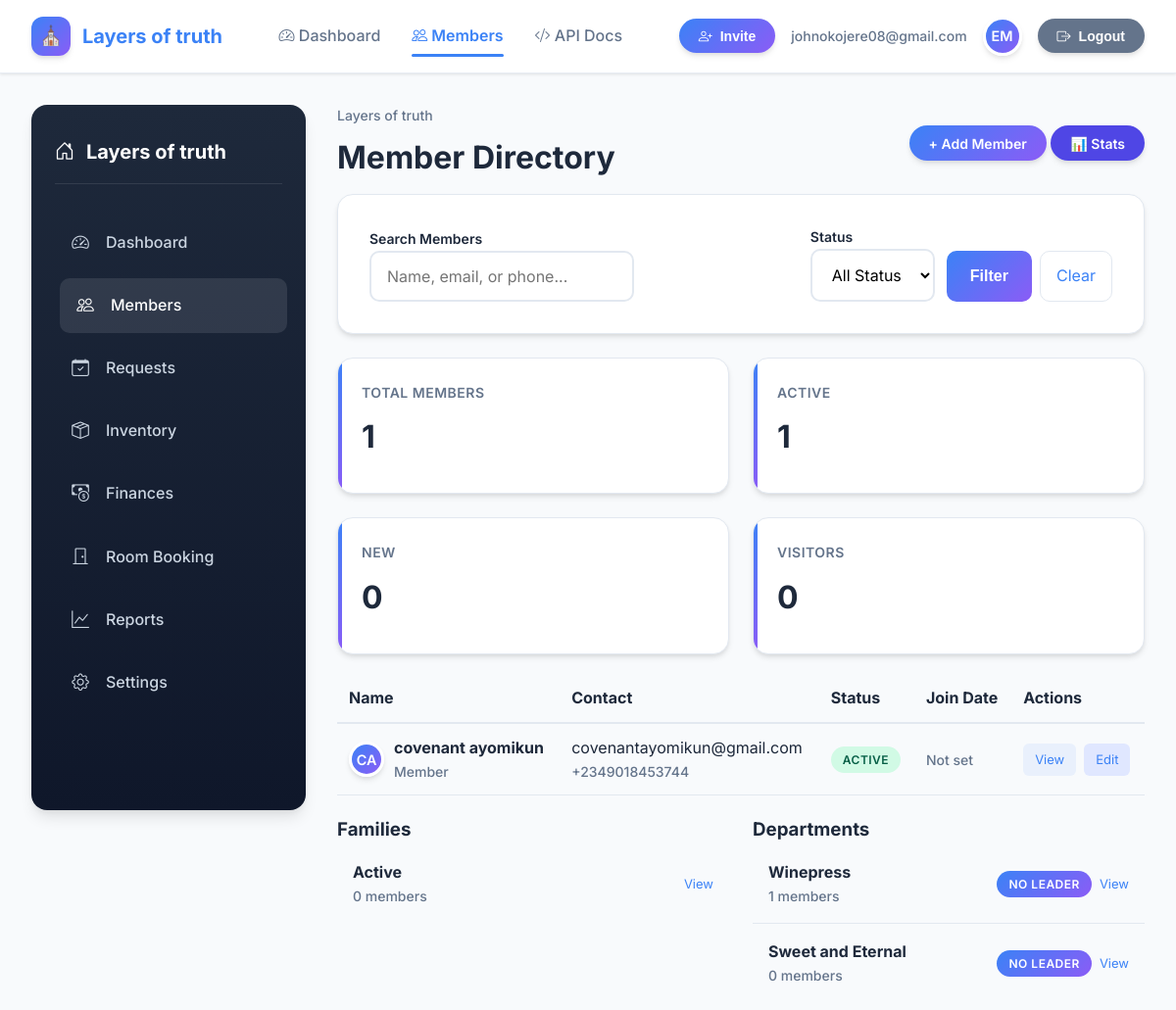
Page /member/members/ (signed in) on the earlier database version.
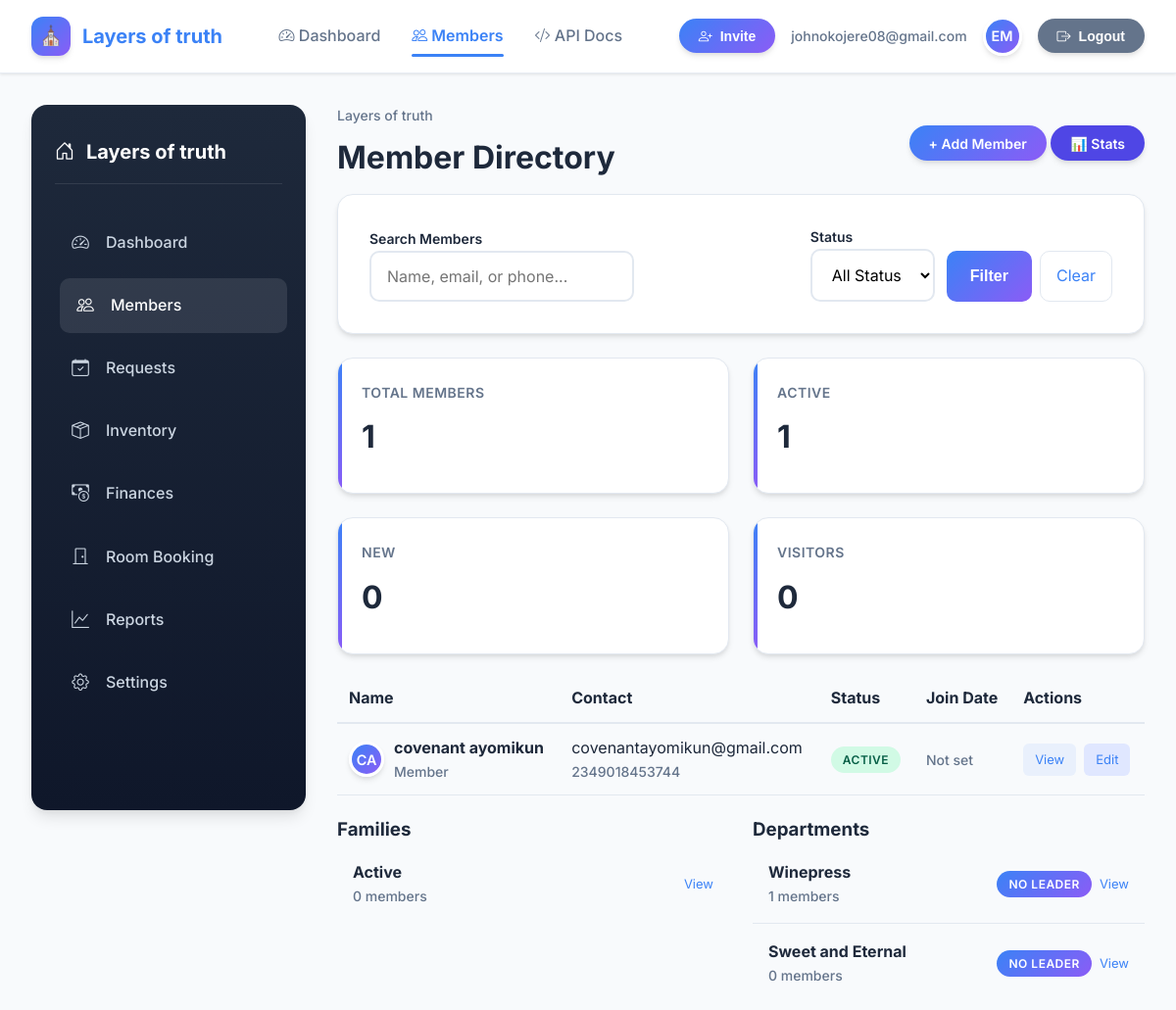
Same page on the later database version.
### member/models.py (models this page shows, shortened)
class Member(models.Model):
    id = models.UUIDField(primary_key=True, default=uuid.uuid4, editable=False)
    user = models.OneToOneField(
        settings.AUTH_USER_MODEL,
        on_delete=models.CASCADE,
        related_name="member_profile",
        null=True,
        blank=True,
    )
    organization = models.ForeignKey(
        "church.Organization", on_delete=models.CASCADE, related_name="members"
    )
    first_name = models.CharField(max_length=100)
    last_name = models.CharField(max_length=100)
    GENDER_CHOICES = [
        ("male", "Male"),
        ("female", "Female"),
        ("other", "Other"),
        ("prefer_not_to_say", "Prefer not to say"),
    ]
    gender = models.CharField(max_length=20, choices=GENDER_CHOICES, blank=True)
    date_of_birth = models.DateField(null=True, blank=True)
    photo = models.ImageField(upload_to="members/photos/", null=True, blank=True)
    phone = PhoneNumberField(blank=True)
    email = models.EmailField(blank=True)
    STATUS_CHOICES = [
        ("new", "New"),
        ("active", "Active"),
        ("inactive", "Inactive"),
        ("visitor", "Visitor"),
        ("transferred", "Transferred"),
        ("deceased", "Deceased"),
    ]
    status = models.CharField(max_length=20, choices=STATUS_CHOICES, default="new")
    campus = models.ForeignKey(
        "church.Campus",
        on_delete=models.SET_NULL,
        null=True,
        blank=True,
        related_name="members",
    )
    join_date = models.DateField(null=True, blank=True)
    family = models.ForeignKey(
        "church.Family",
        on_delete=models.SET_NULL,
        null=True,
        blank=True,
        related_name="members",
    )
    FAMILY_ROLE_CHOICES = [
        ("head", "Family Head"),
        ("spouse", "Spouse"),
        ("child", "Child"),
        ("parent", "Parent"),
        ("sibling", "Sibling"),
        ("other", "Other"),
    ]
    family_role = models.CharField(max_length=20, choices=FAMILY_ROLE_CHOICES, blank=True)
    spouse = models.OneToOneField(
        "self",
        on_delete=models.SET_NULL,
        null=True,
        blank=True,
        related_name="married_to",
    )
    address = models.TextField(blank=True)
    MARITAL_STATUS_CHOICES = [
        ("single", "Single"),
        ("married", "Married"),
        ("divorced", "Divorced"),
        ("widowed", "Widowed"),
        ("separated", "Separated"),
    ]
    marital_status = models.CharField(max_length=20, choices=MARITAL_STATUS_CHOICES, blank=True)
    occupation = models.CharField(max_length=200, blank=True)
    BLOOD_TYPE_CHOICES = [
        ("a_positive", "A+"),
        ("a_negative", "A-"),
        ("b_positive", "B+"),
        ("b_negative", "B-"),
        ("ab_positive", "AB+"),
        ("ab_negative", "AB-"),
        ("o_positive", "O+"),
        ("o_negative", "O-"),
        ("unknown", "Unknown"),
    ]
    blood_type = models.CharField(max_length=20, choices=BLOOD_TYPE_CHOICES, blank=True)
    next_of_kin_name = models.CharField(max_length=200, blank=True, null=True)
    next_of_kin_phone = PhoneNumberField(blank=True, null=True)
    next_of_kin_relationship = models.CharField(max_length=100, blank=True, null=True)
    residential_country = models.CharField(max_length=100, blank=True, null=True)
    residential_state = models.CharField(max_length=100, blank=True, null=True)
    residential_city = models.CharField(max_length=100, blank=True, null=True)
    origin_country = models.CharField(max_length=100, blank=True, null=True)
    origin_state = models.CharField(max_length=100, blank=True, null=True)
    origin_city = models.CharField(max_length=100, blank=True, null=True)
    notes = models.TextField(blank=True)
    departments = models.ManyToManyField("church.Department", related_name="members", blank=True)
    BAPTISM_STATUS_CHOICES = [
        ("not_baptized", "Not Baptized"),
        ("water_baptized", "Water Baptized"),
        ("spirit_baptized", "Spirit Baptized"),
        ("both", "Both Water and Spirit Baptized"),
    ]
    baptism_status = models.CharField(max_length=30, choices=BAPTISM_STATUS_CHOICES, blank=True)
    baptism_date = models.DateField(null=True, blank=True)
    created_at = models.DateTimeField(auto_now_add=True)
    updated_at = models.DateTimeField(auto_now=True)
    created_by = models.ForeignKey(
        settings.AUTH_USER_MODEL,
        on_delete=models.SET_NULL,
        null=True,
        related_name="created_members",
    )
    class Meta:
        app_label = "church"
        ordering = ["last_name", "first_name"]
        unique_together = ["organization", "email"]
    @property
    def full_name(self):
        return f"{self.first_name} {self.last_name}"

### member/views.py (the view, shortened to what this page needs)
# urls.py: path("members/", views.member_list_view, name='member_list'),
@login_required
def member_list_view(request):
    user = request.user
    organization = get_user_organization(request.user)
    if not organization:
        if request.headers.get("x-requested-with") == "XMLHttpRequest":
            return JsonResponse({'error': 'No organization assigned'}, status=400)
        return HttpResponseForbidden("No organization assigned")
    status_filter = request.GET.get('status')
    search = request.GET.get('search', '')
    family_id = request.GET.get('family')
    department_id = request.GET.get('department')
    members = Member.objects.filter(organization=organization)
    if status_filter:
        members = members.filter(status=status_filter)
    if family_id:
        members = members.filter(family_id=family_id)
    if department_id:
        members = members.filter(departments__id=department_id)
    members = members.distinct()
    families = Family.objects.filter(organization=organization)
    departments = Department.objects.filter(organization=organization)
    active_count = members.filter(status='active').count()
    new_count = members.filter(status='new').count()
    visitor_count = members.filter(status='visitor').count()
    return render(
        request,
        'members/list.html',
        {
            'members': members,
            'families': families,
            'departments': departments,
            'active_count': active_count,
            'new_count': new_count,
            'visitor_count': visitor_count,
            'organization': organization,
        },
    )

### church/views.py (called while the page is built)
def get_user_organization(user):
    if hasattr(user, 'organization') and user.organization:
        return user.organization
    if hasattr(user, 'profile') and hasattr(user.profile, 'organization'):
        return user.profile.organization
    return None

### templates/members/list.html (shortened to what the changed rows need)
{% extends "base.html" %}
{% block content %}
<div class="main">
    <div class="section-card" style="margin-bottom:12px; display:flex; justify-content:space-between; align-items:center;">
        <div>
            <h1 style="margin:6px 0 0;">Member Directory</h1>
        </div>
    </div>
    <div class="section-card">
        {% if members %}
            <div style="overflow-x:auto;">
                <table style="width:100%; border-collapse:collapse;">
                    <thead>
                        <tr style="border-bottom:2px solid var(--border);">
                            <th style="text-align:left; padding:12px; font-weight:700;">Name</th>
                            <th style="text-align:left; padding:12px; font-weight:700;">Contact</th>
                            <th style="text-align:left; padding:12px; font-weight:700;">Status</th>
                            <th style="text-align:left; padding:12px; font-weight:700;">Join Date</th>
                            <th style="text-align:left; padding:12px; font-weight:700;">Actions</th>
                        </tr>
                    </thead>
                    <tbody>
                        {% for member in members %}
                        <tr style="border-bottom:1px solid var(--border);">
                            <td style="padding:12px;">
                                <div style="display:flex; align-items:center; gap:10px;">
                                    <div class="avatar" style="width:36px; height:36px;">
                                        {% if member.photo %}
                                            <img src="{{ member.photo.url }}" alt="{{ member.full_name }}"
                                                 style="width:100%; height:100%; border-radius:50%; object-fit:cover;">
                                        {% else %}
                                            {{ member.first_name|slice:":1"|upper }}{{ member.last_name|slice:":1"|upper }}
                                        {% endif %}
                                    </div>
                                    <div>
                                        <strong>{{ member.full_name }}</strong>
                                        <div class="muted">{{ member.family_role|default:"Member" }}</div>
                                    </div>
                                </div>
                            </td>
                            <td style="padding:12px;">
                                <div>{{ member.email|default:"No email" }}</div>
                                <div class="muted">{{ member.phone|default:"No phone" }}</div>
                            </td>
                            <td style="padding:12px;">
                                <span class="badge" style="background:
                                    {% if member.status == 'active' %}#d1fae5; color:#065f46;
                                    {% elif member.status == 'new' %}#dbeafe; color:#1e40af;
                                    {% elif member.status == 'inactive' %}#f3f4f6; color:#374151;
                                    {% else %}#fef3c7; color:#92400e;
                                    {% endif %}">
                                    {{ member.status|title }}
                                </span>
                            </td>
                            <td style="padding:12px;">
                                {% if member.join_date %}
                                    {{ member.join_date|date:"M d, Y" }}
                                {% else %}
                                    <span class="muted">Not set</span>
                                {% endif %}
                            </td>
                            <td style="padding:12px;">
                                <div style="display:flex; gap:8px;">
                                    <a href="{% url 'member_detail' member.id %}" style="padding:6px 12px; background:var(--primary-soft); border-radius:6px; font-size:13px;">View</a>
                                    <a href="{% url 'member_edit' member.id %}" style="padding:6px 12px; background:#e0e7ff; border-radius:6px; font-size:13px;">Edit</a>
                                </div>
                            </td>
                        </tr>
                        {% endfor %}
                    </tbody>
                </table>
            </div>
        {% endif %}
    </div>
</div>
{% endblock %}

Differences in the rows shown:
changed Member "covenant ayomikun": phone "+2349018453744" → "2349018453744"
